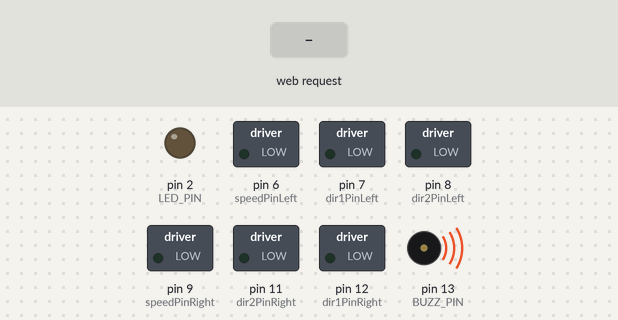
A sketch run on a simulated Arduino Uno, built with avr-gcc and run on an emulated ATmega328P. Parts: switched loads named in the sketch (green lamp = pin HIGH), output pins drawn as LEDs (lit = HIGH), buzzer (waves = sounding, pin HIGH). The inputs (shaded band) are chosen by the test bench. WiFi joins after 1.5 s; servers stay silent unless stated; the modem accepts every AT command (registered, SIM ready, sends succeed) and sends nothing else; what the sketch prints to the serial monitor is not drawn.

Above: at 2.7 s.
2.8 s: HTTP request GET /M received
At 3.06 s:
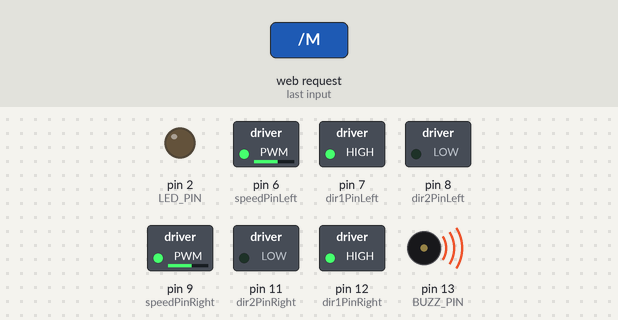
4.8 s: HTTP request GET /L received
At 5.06 s:
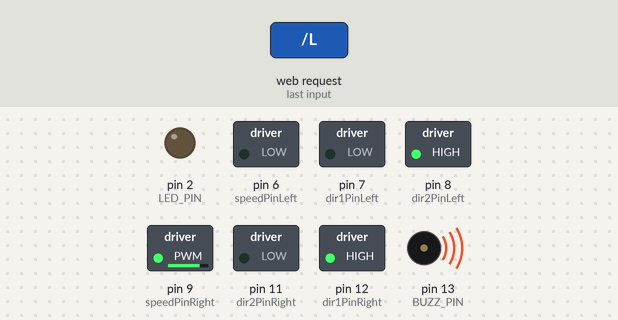
6.8 s: HTTP request GET /R received
At 7.06 s:
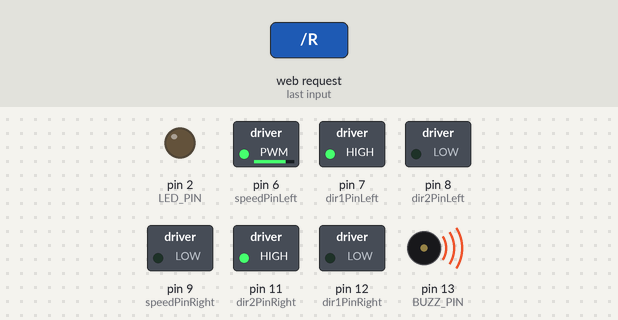
8.8 s: HTTP request GET /B received
At 9.06 s:
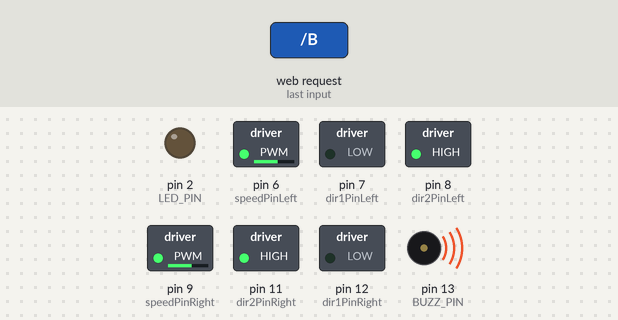
Timing chart, 0 to 11.8 s (numbered marks = the images above; inputs shaded):
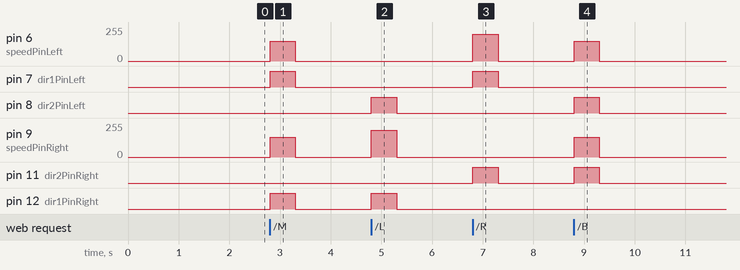

The sketch:

lesson_43_sample.ino
```cpp
// =============================================
//  lesson_43_sample.ino  メインのファイル（ロボットカー側。レッスン42と同じプログラム）
//  レッスン41のプログラムから、通信の部分だけを
//  Bluetooth（bluetooth.h）→ Wi-Fi・HTTP（http.h）に取りかえたもの
//
//  .h ファイルは、#include を書いた順番に読み込まれる。
//  使う関数が先に読み込まれているように、順番に気をつける。
// =============================================
#include <SoftwareSerial.h>
#include <IRremote.h>
#include <WiFiEsp.h>     // ← レッスン42で追加：Wi-Fiシールドを使うライブラリ
#include "config.h"      // ピン番号・定数・チームの設定・Wi-Fiの設定

// ---- 共有するオブジェクト・変数（定義はここ一か所だけ）----
// 下の .h ファイルが使うので、#include より先に書く
// SoftwareSerial BTSerial(4, 5);  //RX,TX
SoftwareSerial espSerial(4, 5);  // ← レッスン42で変更：Wi-Fiシールド（ESP8266）とつなぐ RX,TX
IRrecv irrecv(RECV_PIN);
IRsend irsend;
decode_results results;
int buttonState;

char buffUART[MAX_PACKETSIZE];     // bluetooth.h が使っていた変数（今回は使わないが残しておく）
unsigned int buffUARTIndex = 0;
unsigned long preUARTTick = 0;
int lastButtonState = 0;

// ---- 機能ごとのファイル（この順番が大切）----
#include "motor.h"      // モーターの動作
#include "sound.h"      // ブザー
#include "battle.h"     // 赤外線攻撃・被弾時の処理（motor.h を使う）
#include "hissatsu.h"   // 必殺技（motor.h・sound.h・battle.h を使う）
// #include "bluetooth.h"
#include "page.h"       // ← レッスン42で追加：操作画面のHTML（http.h が使うので、その前）
#include "http.h"      // ← レッスン42で変更：Wi-Fi・HTTP通信（上の全部を使うので最後）
// bluetooth.h はタブに残してあるが、#include していないので使われない

void setup()
{
  irrecv.enableIRIn(); // Start the receiver
  pinMode(LED_PIN, OUTPUT);
  pinMode(dir1PinRight, OUTPUT);
  pinMode(dir2PinRight, OUTPUT);
  pinMode(speedPinRight, OUTPUT);
  pinMode(dir1PinLeft, OUTPUT);
  pinMode(dir2PinLeft, OUTPUT);
  pinMode(speedPinLeft, OUTPUT);
  stop_Stop();
  pinMode(BUZZ_PIN, OUTPUT);
  buzz_OFF();
  Serial.begin(9600);
  // BTSerial.begin(9600);
  http_init();    // ← レッスン42で変更：Wi-Fiにつないで、Webサーバーを始める

}

void loop()
{
  if (buttonState) {
    buttonState=0;
      irrecv.enableIRIn(); // Start the receiver
      irrecv.resume();
  }
  else  if (irrecv.decode(&results)) {


  //If got shoot by enemy, dead freeze and alarm
  int data=results.value;
    Serial.print("ir code:");
    Serial.println(data);

    if(data==IR_BULLET)
    {
      deadAlarm();
    }


    irrecv.resume(); // resume receiver
  }
  lastButtonState = buttonState;
  // do_Uart_Tick();
  do_Http_Tick();   // ← レッスン42で変更：ブラウザからの命令を見る
}
```

battle.h
```cpp
// =============================================
//  battle.h  赤外線攻撃・被弾時の処理
//  motor.h（stop_Stop）を使う
//  レッスン42：Bluetooth を使っていた BTSerial.println("DEAD!"); の行をコメントアウトした
// =============================================
#pragma once

void shoot(){
 Serial.print("shooting bullet :");
 Serial.println(MY_BULLET,HEX);
 for (int i = 0; i < 3; i++) {
      irsend.sendSony(MY_BULLET, 12); // Sony TV power code
      delay(40);
    }

}
void deadAlarm(){
  // BTSerial.println("DEAD!");   // レッスン42：Bluetooth を使う行なのでコメントアウト
  Serial.println("DEAD!");
    stop_Stop();
 while(1)
 {
 //output an frequency
  for(int i=0;i<80;i++)
  {
    digitalWrite(BUZZ_PIN,LOW);
    delay(1);//wait for 1ms
    digitalWrite(BUZZ_PIN,HIGH);
    delay(1);//wait for 1ms
  }
  //output another frequency
  for(int i=0;i<100;i++)
  {
    digitalWrite(LED_PIN,LOW);
    delay(2);//wait for 2ms
    digitalWrite(LED_PIN,HIGH);
    delay(2);//wait for 2ms
  }
 }
}
```

hissatsu.h
```cpp
// =============================================
//  hissatsu.h  必殺技
//  レッスン22で作った必殺技は、このファイルに入れる。
//  motor.h・sound.h・battle.h の関数を使えるように、それらの後に読み込む。
//  bluetooth.h から呼び出せるように、bluetooth.h より前に読み込む。
// =============================================
#pragma once

// ---- 必殺技の例（レッスン22）----
// 使うときは、下の行の先頭の // を外す。
// ボタンへの割り当て（case 'G': hissatsu(); break; など）は bluetooth.h の switch 文に書く。
//
// void hissatsu(){
//   go_Advance();            // 前に進む
//   delay(1000);             // 1秒=1000ミリ秒待つ
//   stop_Stop();             // 止まる
//   buttonState=1;shoot();   // 赤外線で撃つ
// }
```

http.h
```cpp
// =============================================
//  http.h  Wi-Fi・HTTP通信
//  ブラウザから届いた命令（リクエスト）を読んで、ロボットを動かす。
//  ほかの .h の関数を全部呼ぶので、いちばん最後に読み込む。
// =============================================
#pragma once

WiFiEspServer server(80);  // 80番の入口で、ブラウザからのリクエストを待つ

// ---- Wi-Fiにつないで、Webサーバーを始める（setup() で1回だけ呼ぶ）----
void http_init()
{
  // Wi-Fiシールドとの通信の準備（レッスン18と同じ）
  espSerial.begin(115200);
  espSerial.print("AT+CIOBAUD=9600\r\n");
  espSerial.write("AT+RST\r\n");
  espSerial.begin(9600);
  WiFi.init(&espSerial);

  if (WiFi.status() == WL_NO_SHIELD) {
    Serial.println("Wi-Fiシールドが見つかりません");
    while (true);  // ここで止まる
  }

  // 教室のWi-Fiにつながるまで、くり返す
  while (WiFi.status() != WL_CONNECTED) {
    Serial.print("Wi-Fiに接続中: ");
    Serial.println(WIFI_SSID);
    WiFi.begin(WIFI_SSID, WIFI_PASS);
  }

  server.begin();  // Webサーバーを始める
  Serial.print("ブラウザで開くアドレス → http://");
  Serial.println(WiFi.localIP());
}

// ---- 安全のため：命令を受け取ってから moveTime ミリ秒たったら止まる ----
unsigned int moveTime = 500;        // 1回に動く時間（ミリ秒）。はじめは500＝0.5秒。画面のスライダーで変わる
bool moving = false;                // 今、動いているか
unsigned long moveStart = 0;        // 命令を受け取った時刻（ミリ秒）

void checkTimer()
{
  if (moving && millis() - moveStart >= moveTime) {
    stop_Stop();
    moving = false;
    Serial.print("止めました: ");
    Serial.print(millis() - moveStart);   // 実際に動いた時間
    Serial.println(" ミリ秒動いた");
  }
}

// ---- 操作画面のHTMLを送る（「/」を開いたときだけ）----
// HTMLの中身は page.h に書いてある
void sendPage(WiFiEspClient &client)
{
  // 1. ヘッダー：「うまくいったよ（200 OK）。中身はHTMLだよ」
  client.print(F(
    "HTTP/1.1 200 OK\r\n"
    "Content-Type: text/html; charset=UTF-8\r\n"
    "Connection: close\r\n"
    "\r\n"));
  // 2. 本体：page.h のHTML（前半 → 今の moveTime → 後半 の順に送る）
  client.print((const __FlashStringHelper*)PAGE_TOP);
  client.print(moveTime);
  client.print((const __FlashStringHelper*)PAGE_BOTTOM);
}

// ---- 命令を受け取ったときの返事を送る ----
// 204 No Content：「受け取ったよ。送る中身はないよ」→ ブラウザは今の画面のまま
void sendOK(WiFiEspClient &client)
{
  client.print(F(
    "HTTP/1.1 204 No Content\r\n"
    "Connection: close\r\n"
    "\r\n"));
}

// ---- リクエストの1行目から、命令の1文字を取り出す ----
// 例：「GET /M HTTP/1.1」→ 'M'（/ のすぐ後ろの1文字）
//     「GET / HTTP/1.1」→ 0（命令なし。操作画面を開いただけ）
char getCommand(String request)
{
  int slash = request.indexOf('/');   // 1つ目の / の場所
  char cmd = request.charAt(slash + 1);
  if (cmd == ' ') return 0;           // / のすぐ後ろが空白なら、命令なし
  return cmd;
}

// ---- スライダーから届いた時間を読んで、moveTime を変える ----
// 例：「GET /T800 HTTP/1.1」→ 800
void setMoveTime(String request)
{
  int slash = request.indexOf('/');
  int space = request.indexOf(' ', slash);
  int value = request.substring(slash + 2, space).toInt();  // T のうしろの数字
  if (value >= 100 && value <= 2000) {
    moveTime = value;
    Serial.print("動く時間を変えました: ");
    Serial.println(moveTime);
  }
}

// ---- 命令の1文字に合わせて、ロボットを動かす ----
// bluetooth.h の switch 文と同じ。アプリと同じ文字を使っている。
// モーターの動かし方は motor.h の関数を呼ぶだけ。ここでは作り直さない。
void doCommand(char cmd)
{
  switch (cmd)
  {
    case 'M':  go_Advance(); break;
    case 'L':  go_Left(); break;
    case 'R':  go_Right(); break;
    case 'B':  go_Back(); break;
    case 'X':  back_Left(); break;
    case 'Y':  back_Right(); break;
    case 'F':  buttonState=1;shoot();break;
    case 'E': stop_Stop() ;buzz_OFF();break;
    case 'J': stop_Stop() ;break;
    default:break;
  }
  moving = true;          // 時計をスタート
  moveStart = millis();
  Serial.print("動き始めました: ");
  Serial.print(moveTime);
  Serial.println(" ミリ秒たったら止めます");
}

// ---- すぐに実行してよい命令か調べる ----
// モーターを動かす・止めるだけの命令は、一瞬で終わるので、すぐに実行してよい。
// それ以外（音を鳴らす・撃つ・必殺技など、delay() を使う命令）は、
// 通信が終わってから実行する（実行中にリクエストの残りがあふれて、読めなくなるのを防ぐ）
bool isQuick(char cmd)
{
  return cmd == 'M' || cmd == 'L' || cmd == 'R' || cmd == 'B' ||
         cmd == 'X' || cmd == 'Y' || cmd == 'E' || cmd == 'J';
}

// ---- ブラウザからリクエストが来ていたら受け取って、返事をする（loop() で毎回呼ぶ）----
void do_Http_Tick()
{
  checkTimer();  // 時間が来ていたら止める

  WiFiEspClient client = server.available();  // ブラウザが来ているか見る
  if (!client) return;                         // 来ていなければ何もしない

  String request = "";      // リクエストの1行目（例：GET /M HTTP/1.1）
  bool firstLine = true;    // 今、1行目を読んでいるか
  bool lineIsBlank = true;  // 今の行が、まだ空っぽか
  char laterCmd = 0;        // 通信が終わってから実行する命令
  unsigned long readStart = millis();  // 読みはじめた時刻

  // 2秒たっても読み終わらなければ、あきらめる（固まったままにならないように）
  while (client.connected() && millis() - readStart < 2000) {
    checkTimer();  // リクエストを読んでいる間も、時間が来ていたら止める
    if (client.available()) {
      char c = client.read();

      // 1行目だけを request にためる
      if (firstLine && c != '\r' && c != '\n' && request.length() < 40) {
        request += c;
      }

      // 1行目を読み終わったら、すぐに命令を実行する（残りの行を読み終わるのを待たない）
      if (c == '\n' && firstLine) {
        Serial.println(request);
        char cmd = getCommand(request);
        if (cmd == 'T') setMoveTime(request);   // スライダーの時間
        else if (isQuick(cmd)) doCommand(cmd);  // モーターの命令は、すぐ実行
        else if (cmd != 0) laterCmd = cmd;      // それ以外は、通信が終わってから
      }

      // 空っぽの行が来たら、リクエストはおしまい → 返事をする
      if (c == '\n' && lineIsBlank) {
        if (getCommand(request) == 0) {
          sendPage(client);   // 「/」を開いたときだけ、操作画面のHTMLを送る
        } else {
          sendOK(client);     // 命令のときは、短い返事だけ送る
        }
        break;
      }

      if (c == '\n') {
        firstLine = false;   // 2行目からは読み飛ばす
        lineIsBlank = true;
      } else if (c != '\r') {
        lineIsBlank = false;
      }
    }
  }
  delay(10);       // ブラウザが受け取るのを少し待つ
  checkTimer();    // 返事を送っている間に時間が来ていたら止める
  client.stop();   // 通信を終わる

  if (laterCmd != 0) doCommand(laterCmd);  // 通信が終わってから実行する命令
}
```

motor.h
```cpp
// =============================================
//  motor.h  モーターの動作
//  .h では、使う関数を先に書いておく必要がある。
//  そのため set_Motorspeed() をいちばん上に置いている。
// =============================================
#pragma once

/*set motor speed */
void set_Motorspeed(int speed_L,int speed_R)
{
  analogWrite(speedPinRight,speed_R);
  analogWrite(speedPinLeft,speed_L);
}

/*motor control*/
void go_Advance(void)  //Forward
{
  digitalWrite(dir1PinRight, HIGH);
  digitalWrite(dir2PinRight,LOW);
  digitalWrite(dir1PinLeft,HIGH);
  digitalWrite(dir2PinLeft,LOW);
  set_Motorspeed(SPEED,SPEED) ;
}
void go_Left()  //Turn left
{
  digitalWrite(dir1PinRight, HIGH);
  digitalWrite(dir2PinRight,LOW);
  digitalWrite(dir1PinLeft,LOW);
  digitalWrite(dir2PinLeft,HIGH);
   set_Motorspeed(0,TURNSPEED) ;
}
void go_Right()  //Turn right
{
  digitalWrite(dir1PinRight, LOW);
  digitalWrite(dir2PinRight,HIGH);
  digitalWrite(dir1PinLeft,HIGH);
  digitalWrite(dir2PinLeft,LOW);
   set_Motorspeed(TURNSPEED,0) ;
}
void go_Back()  //Reverse
{
  digitalWrite(dir1PinRight, LOW);
  digitalWrite(dir2PinRight,HIGH);
  digitalWrite(dir1PinLeft,LOW);
  digitalWrite(dir2PinLeft,HIGH);
   set_Motorspeed(SPEED,SPEED) ;
}
void back_Left()  //Reverse
{
  digitalWrite(dir1PinRight, LOW);
  digitalWrite(dir2PinRight,HIGH);
  digitalWrite(dir1PinLeft,HIGH);
  digitalWrite(dir2PinLeft,LOW);
   set_Motorspeed(0,TURNSPEED) ;
}
void back_Right()  //Reverse
{
  digitalWrite(dir1PinRight, HIGH);
  digitalWrite(dir2PinRight,LOW);
  digitalWrite(dir1PinLeft,LOW);
  digitalWrite(dir2PinLeft,HIGH);
   set_Motorspeed(TURNSPEED,0) ;
}
void stop_Stop()    //Stop
{
  digitalWrite(dir1PinRight, LOW);
  digitalWrite(dir2PinRight,LOW);
  digitalWrite(dir1PinLeft,LOW);
  digitalWrite(dir2PinLeft,LOW);
  set_Motorspeed(0,0);
}
```

page.h
```cpp
// =============================================
//  page.h  操作画面のHTML
//  R"=====( と )=====" のあいだには、ふつうのHTMLをそのまま書ける。
//  PROGMEM：小さなRAMではなく、大きなフラッシュメモリに入れておく
//
//  スライダーのはじめの値（moveTime）を、PAGE_TOP と PAGE_BOTTOM の
//  あいだに http.h が書きこむ。そのため2つに分けている。
// =============================================
#pragma once

// ---- 前半：見た目の設定（CSS）、ボタン、スライダーの途中まで ----
const char PAGE_TOP[] PROGMEM = R"=====(<!DOCTYPE html>
<html lang="ja">
<head>
<meta charset="UTF-8">
<title>Robot Controller</title>
<link rel="icon" href="data:,">
<style>
body { font-family: sans-serif; text-align: center; background: #eef3f8; color: #1f2d3d; }
.pad { display: grid; grid-template-columns: repeat(3, 90px); grid-template-rows: repeat(3, 90px);
       gap: 10px; justify-content: center; margin: 20px auto; }
.btn { display: flex; align-items: center; justify-content: center; min-width: 90px; height: 90px;
       padding: 0 16px; box-sizing: border-box; font-size: 36px; color: #fff; background: #1e73be;
       border-radius: 16px; text-decoration: none; box-shadow: 0 5px #0d4a80; user-select: none; }
.btn:active { transform: translateY(5px); box-shadow: none; }
.stop { background: #d9534f; box-shadow: 0 5px #a12d2a; }
.row { display: flex; gap: 10px; justify-content: center; margin: 10px; }
input { width: 260px; }
</style>
</head>
<body>
<h1>ロボット操作パネル</h1>

<div class="pad">
  <span></span>                         <a class="btn" href="/M">▲</a>      <span></span>
  <a class="btn" href="/L">◀</a>      <a class="btn stop" href="/E">■</a> <a class="btn" href="/R">▶</a>
  <span></span>                         <a class="btn" href="/B">▼</a>      <span></span>
</div>

<div class="row">
  <!-- ボタンを増やすときは、この下に1行ずつ追加する（ミッションチャレンジ） -->
</div>

<p>1回に動く時間：<b id="t"></b> ミリ秒</p>
<input id="s" type="range" min="100" max="2000" step="100" value=")=====";

// ---- 後半：スライダーの残り ----
const char PAGE_BOTTOM[] PROGMEM = R"=====(" oninput="t.textContent = this.value" onchange="fetch('/T' + this.value)">
<script>t.textContent = s.value;</script>
</body>
</html>
)=====";
```

sound.h
```cpp
// =============================================
//  sound.h  ブザー
// =============================================
#pragma once

void buzz_ON()   //open buzzer
{
    for(int i=0;i<100;i++)
  {
   digitalWrite(BUZZ_PIN,LOW);
   delay(2);//wait for 1ms
   digitalWrite(BUZZ_PIN,HIGH);
   delay(2);//wait for 1ms
  }
}
void buzz_OFF()  //close buzzer
{
  digitalWrite(BUZZ_PIN, HIGH);
}

void alarm(){
   buzz_ON();
   buzz_OFF();
}
```

config.h
```cpp
// =============================================
//  config.h  ピン番号・定数
//  設定を変えたいときは、このファイルだけを見ればOK
// =============================================
#pragma once

#define RECV_PIN   10  // 赤外線受信器 → D10
#define BUZZ_PIN   13  // ブザー → D13
#define LED_PIN     2  // LED → D2

#define dir1PinRight   12  // 右モーターの向き1 → MODEL-X IN1
#define dir2PinRight   11  // 右モーターの向き2 → MODEL-X IN2
#define speedPinRight   9  // 右モーターのスピード → MODEL-X ENA
#define speedPinLeft    6  // 左モーターのスピード → MODEL-X ENB
#define dir1PinLeft     7  // 左モーターの向き1 → MODEL-X IN3
#define dir2PinLeft     8  // 左モーターの向き2 → MODEL-X IN4

#define SPEED       150  // 前進・後進のスピード
#define TURNSPEED   200  // 曲がるときのスピード
#define MAX_PACKETSIZE 32  // Bluetooth受信バッファの大きさ

// チームの設定（レッスン21と同じ切りかえ方）
#define IR_BULLET      0xAAA       //Aの時はこちらを使う。Bの時はコメントアウト
#define MY_BULLET      0xBBB       //Aの時はこちらを使う。Bの時はコメントアウト
// #define IR_BULLET      0xBBB       //Bの時はこちらを使う。Aの時はコメントアウト
// #define MY_BULLET      0xAAA       //Bの時はこちらを使う。Aの時はコメントアウト

// Wi-Fiの設定（教室のWi-Fiの名前とパスワードに書きかえる）
#define WIFI_SSID  "YOUR_ROUTER_SSID"
#define WIFI_PASS  "YOUR_ROUTER_WIFI_PASSWORD"
```

Measured:
- after the input at 2.8 s, pin 6 (speedPinLeft), pin 9 (speedPinRight): 0/255 → 150/255 at once, → 0/255 0.50 s later; pin 7 (dir1PinLeft), pin 12 (dir1PinRight): LOW → HIGH at once, → LOW 0.50 s later
- after the input at 4.8 s, pin 8 (dir2PinLeft), pin 12 (dir1PinRight): LOW → HIGH at once, → LOW 0.50 s later; pin 9 (speedPinRight): 0/255 → 200/255 at once, → 0/255 0.50 s later
- after the input at 6.8 s, pin 6 (speedPinLeft): 0/255 → 200/255 at once, → 0/255 0.50 s later; pin 7 (dir1PinLeft), pin 11 (dir2PinRight): LOW → HIGH at once, → LOW 0.50 s later
- after the input at 8.8 s, pin 6 (speedPinLeft), pin 9 (speedPinRight): 0/255 → 150/255 at once, → 0/255 0.50 s later; pin 8 (dir2PinLeft), pin 11 (dir2PinRight): LOW → HIGH at once, → LOW 0.50 s later
